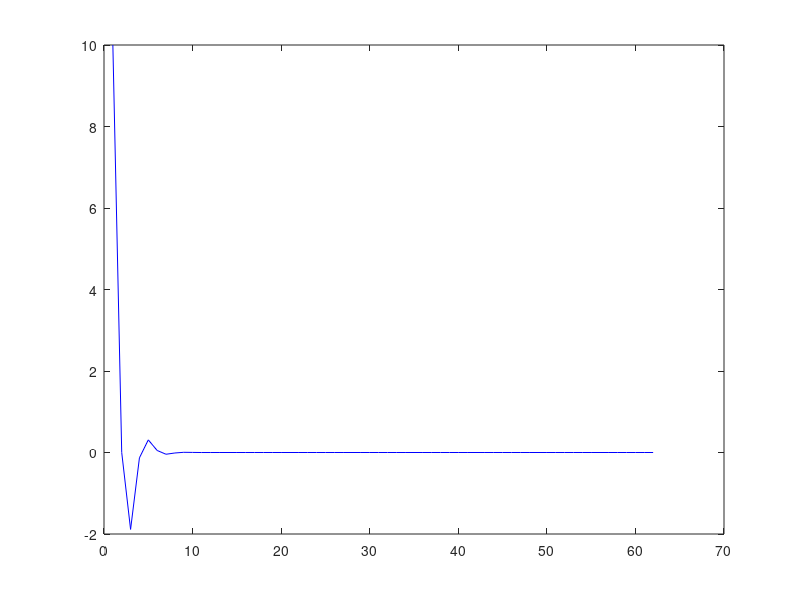

Reproduce this figure in MATLAB.
% Helicopter Control 

% Initialization
clc;
clear all;
close all;

A = [0   ,    1    ,    0    ,  0  ;
     0   ,  -0.415 , -0.011  ,  0  ;
     9.8 ,  -1.43  ,  -0.02  ,  0  ;
     0   ,    0    ,    1    ,  0  ];
     
B = [  0   ;
      6.27 ;        
      9.8  ;
       0   ];
   
C = [   0    ;
      -0.011 ;
      -0.02  ;
        0    ];
    
Q = [ 0.00001  0  0  0 ;
      0  0  0  0 ;
      0 0 0 0;
      0 0 0 0.00001];
  
R =1000000;

z = 0; % hoizontal wind

del = zeros(61,1);

x = zeros(4,61);

x(:,1) = [ 10  ;  % pitch angle 'theta' in rads 
         0   ;  % pitch angle rate in rads/sec
         0   ;  % horizontal vel 'u' in m/s,
         20  ]; % horzontal dist 'x' in m
        
t = 61; % time 
dt = 1; % time period

% System Equation:
% Where, x is the state vector with the above components 
% del is the rotor thrust angle in rads
% z is the horizontal wind velocity in m/s

S_i = cell(1,61);
K = zeros(61,4);
S_i{61} = [1 0 0 0;0 1 0 0;0 0 1 0;0 0 0 1];
K(61,:) = [0,0,0,1];

%  To calculate reccati equation from backwards
for i = t:-dt:2
    S_i{i-1} = (A')*S_i{i} + S_i{i}*A - S_i{i}*B*inv(R)*B'*S_i{i} + Q;
    K(i-1,:) = inv(R)*B'*S_i{i};
end

% To calculate 'u' and bring to stable state
for i = 1:dt:t
    del(i,1) = -1*K(i,:)* x(:,i);
    x(:,i+1) = A*x(:,i) + B*del(i,1);   
    %x(:,i+1)   =  x(:,i)  + dt* x_d(:,i+1);
end

N =1:62;
figure
plot(N,x(1,N),'-b')





